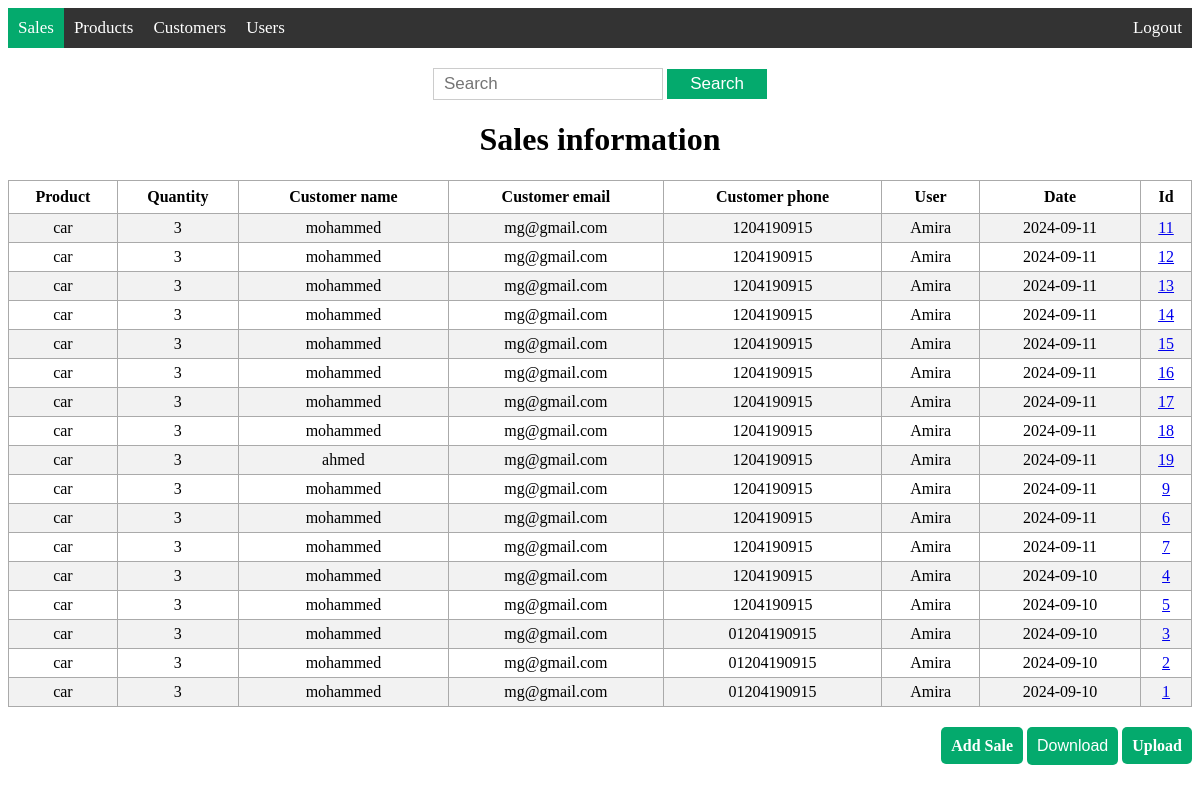
Screenshot of /view_sale (signed in) with the database file from the repository.
### models/sale.py (models this page shows, shortened)
class Sale(db.Model):
    __tablename__ = 'sales'
    id = db.Column(db.Integer, primary_key=True)
    product_name = db.Column(db.String(200), nullable=False)
    product_quantity = db.Column(db.Integer, nullable=False)
    customer_name = db.Column(db.String(200), nullable=False)
    customer_email = db.Column(db.String(200), nullable=False)
    customer_phone = db.Column(db.String(15))
    user_name = db.Column(db.String(200), nullable=False)
    date = db.Column(db.DateTime, default=datetime.now(pytz.UTC))

### app.py (the view)
@app.route('/view_sale', methods=['GET'])
@roles_accepted('admin', 'editor', 'supervisor')
def view_sale():
    sales = Sale.query.order_by(Sale.date.desc()).all()
    return render_template('view_sale.html', sales=sales)

### templates/view_sale.html (shortened to what this page needs)
{% extends 'base.html' %}
{% block body %}
<div class="content">
    {% block navbar %}
    <div class='topnav'>
        <a class='active' href='/view_sale'>Sales</a>
        <a href='/view_product'>Products</a>
        <a href='/view_customer'>Customers</a>
        {% if current_user.has_role('admin') or current_user.has_role('supervisor')%}
        <a href='/view_user'>Users</a>
        {% endif %}
        <a class='logout' href='/logout'>Logout</a>
    </div>
    {% endblock %}
    <div class='search'>
        <form action="{{ url_for('search_sale', search='') }}" method="get">
            <input type='text' placeholder='Search' name='search' id='search'>
            <input type='submit' value="Search">
        </form>
    </div>
    <div class="view">
        <h1 style="text-align: center;">Sales information</h1>
        {% if sales|length < 1 %}
        <h4  style="text-align: center;"> There are no sale, create one below!</h4>
        {% else %}
        <table>
            <tr>
                <th>Product</th>
                <th>Quantity</th>
                <th>Customer name</th>
                <th>Customer email</th>
                <th>Customer phone</th>
                <th>User</th>
                <th>Date</th>
                <th>Id</th>
            </tr>
            {% for sale in sales %}
                <tr>
                    <td>{{ sale.product_name }}</td>
                    <td>{{ sale.product_quantity }}</td>
                    <td>{{ sale.customer_name }}</td>
                    <td>{{ sale.customer_email }}</td>
                    <td>{{ sale.customer_phone }}</td>
                    <td>{{ sale.user_name }}</td>
                    <td>{{ sale.date.date() }}</td>
                    <td><a href="/info_sale/{{ sale.id }}">{{ sale.id }}</a></td>
                </tr>
            {% endfor %}
        </table>
        {% endif %}
    </div>
    <body>
        <div class="add">
            {% if current_user.has_role('admin') or current_user.has_role('editor')%}
            <a href="/add_sale">Add Sale</a>
            <div class="download-container">
                <button id="downloadBtn">Download</button>
            </div>
            <a href="/upload">Upload</a>
            {% endif %}
        </div>
    </body>
</div>
{% endblock %}

### static/main.css (style rules this page uses)
.view table, td, th { border: 1px solid #aaa; }
.view table { border-collapse: collapse; width: 100%; }
.view th { height: 30px; }
.view td { text-align: center; padding: 5px; }
.view tr:nth-child(even) { background-color: #f2f2f2; }
.view tr:nth-child(odd) { background-color: #ffffff; }
.topnav { width: 100%; background-color: #333; padding: 0px; display: flex; justify-content: space-between; align-items: center; }
.topnav a { color: #fff; text-decoration: none; padding: 10px; font-size: 17px; }
.topnav a.logout { margin-left: auto; }
.topnav a.active { background-color: #04AA6D; color: white; }
.search { text-align: center; padding-top: 20px; }
.search form { display: inline-block; margin: 0 auto; }
.search input[type="text"] { width: 60%; height: 10px; padding: 10px; font-size: 17px; border: 1px solid #ccc; }
.search input[type="submit"] { width: 100px; height: 30px; padding: 4px 8px;; font-size: 17px; background-color: #04AA6D; color: #fff; border: none; cursor: pointer; }
.add { text-align: right; padding-top: 20px; }
.add a { font-size: 16px; font-weight: bold; color: #fff; text-decoration: none; padding: 10px 10px; background-color: #04AA6D; border-radius: 5px; transition: background-color 0.3s ease; }
.table_box th, td { padding: 10px; text-align: left; }
.download-container { position: relative; display: inline-block; }
#downloadBtn { background-color: #04AA6D; color: #fff; padding: 10px 10px; border: none; cursor: pointer; font-size: 16px; border-radius: 5px; width: 100%; transition: background-color 0.3s ease; text-decoration: none; display: block; text-align: center; }

### rows the page displays
Sale: product_name "car", product_quantity "3", customer_name "mohammed", customer_email "mg@gmail.com", customer_phone "1204190915", user_name "Amira", date "2024-09-11", id "11"
Sale: product_name "car", product_quantity "3", customer_name "mohammed", customer_email "mg@gmail.com", customer_phone "1204190915", user_name "Amira", date "2024-09-11", id "12"
Sale: product_name "car", product_quantity "3", customer_name "mohammed", customer_email "mg@gmail.com", customer_phone "1204190915", user_name "Amira", date "2024-09-11", id "13"
Sale: product_name "car", product_quantity "3", customer_name "mohammed", customer_email "mg@gmail.com", customer_phone "1204190915", user_name "Amira", date "2024-09-11", id "14"
Sale: product_name "car", product_quantity "3", customer_name "mohammed", customer_email "mg@gmail.com", customer_phone "1204190915", user_name "Amira", date "2024-09-11", id "15"
Sale: product_name "car", product_quantity "3", customer_name "mohammed", customer_email "mg@gmail.com", customer_phone "1204190915", user_name "Amira", date "2024-09-11", id "16"
Sale: product_name "car", product_quantity "3", customer_name "mohammed", customer_email "mg@gmail.com", customer_phone "1204190915", user_name "Amira", date "2024-09-11", id "17"
Sale: product_name "car", product_quantity "3", customer_name "mohammed", customer_email "mg@gmail.com", customer_phone "1204190915", user_name "Amira", date "2024-09-11", id "18"
Sale: product_name "car", product_quantity "3", customer_name "ahmed", customer_email "mg@gmail.com", customer_phone "1204190915", user_name "Amira", date "2024-09-11", id "19"
Sale: product_name "car", product_quantity "3", customer_name "mohammed", customer_email "mg@gmail.com", customer_phone "1204190915", user_name "Amira", date "2024-09-11", id "9"
Sale: product_name "car", product_quantity "3", customer_name "mohammed", customer_email "mg@gmail.com", customer_phone "1204190915", user_name "Amira", date "2024-09-11", id "6"
Sale: product_name "car", product_quantity "3", customer_name "mohammed", customer_email "mg@gmail.com", customer_phone "1204190915", user_name "Amira", date "2024-09-11", id "7"
Sale: product_name "car", product_quantity "3", customer_name "mohammed", customer_email "mg@gmail.com", customer_phone "1204190915", user_name "Amira", date "2024-09-10", id "4"
Sale: product_name "car", product_quantity "3", customer_name "mohammed", customer_email "mg@gmail.com", customer_phone "1204190915", user_name "Amira", date "2024-09-10", id "5"
Sale: product_name "car", product_quantity "3", customer_name "mohammed", customer_email "mg@gmail.com", customer_phone "01204190915", user_name "Amira", date "2024-09-10", id "3"
Sale: product_name "car", product_quantity "3", customer_name "mohammed", customer_email "mg@gmail.com", customer_phone "01204190915", user_name "Amira", date "2024-09-10", id "2"
Sale: product_name "car", product_quantity "3", customer_name "mohammed", customer_email "mg@gmail.com", customer_phone "01204190915", user_name "Amira", date "2024-09-10", id "1"
